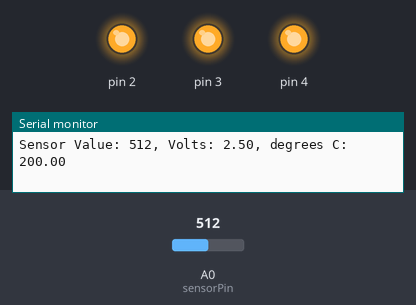
This sketch was run on a simulated Arduino Uno, built with avr-gcc and run on an emulated ATmega328P. On the bench: output pins drawn as LEDs (lit = HIGH), the last lines printed to the serial monitor. The test bench sets the inputs (shaded band); at power-on: A0 (sensorPin) = 512.

Above: at 1.8 s.
1.9 s: A0 (sensorPin) set to 144
3.4 s: A0 (sensorPin) set to 133
At 4.8 s:
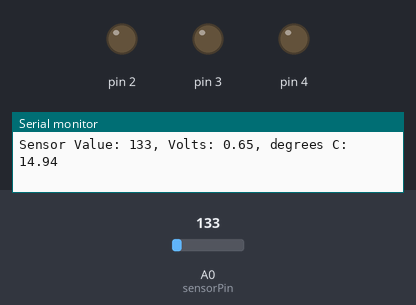
5.5 s: A0 (sensorPin) set to 306
At 6.4 s:
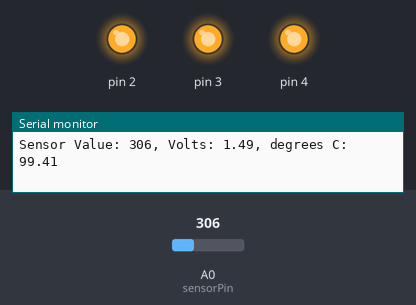
7.5 s: A0 (sensorPin) set to 122
At 9.2 s:
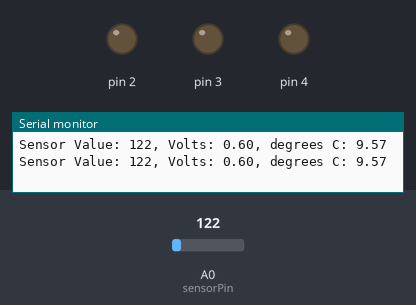
Timing chart, 0 to 10.5 s (numbered marks = the images above; inputs shaded):
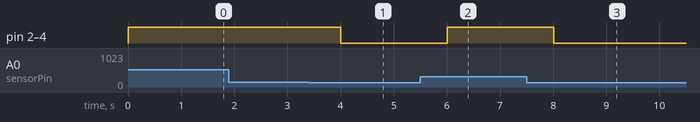

Measured:
- the behaviour switches between 144 and 143 on A0 (sensorPin) (found by bisection; images 0 and 1)
- after the input at 3.4 s, pin 2–4: HIGH → LOW after 0.61 s
- after the input at 5.5 s, pin 2–4: LOW → HIGH after 0.51 s
- after the input at 7.5 s, pin 2–4: HIGH → LOW after 0.51 s

The sketch:

03Love-O-Meter.ino
```cpp
const int sensorPin = A0;
const float baselineTemp = 20.0;

void setup (){
    Serial.begin(9600);
    for(int pinNumber = 2; pinNumber < 5; pinNumber++){
        pinMode(pinNumber, OUTPUT);
        digitalWrite(pinNumber, LOW);
    }
}

void loop(){
    int sensorVal = analogRead(sensorPin);
    Serial.print("Sensor Value: " );
    Serial.print(sensorVal);

    float voltage = (sensorVal/1024.0) * 5.0;
    Serial.print(", Volts: ");
    Serial.print(voltage);

    float temp = (voltage - .5) * 100;
    Serial.print(", degrees C: ");
    Serial.println(temp);

    if(temp < baselineTemp){
        digitalWrite(2, LOW);
        digitalWrite(3, LOW);
        digitalWrite(4, LOW);
    } else if (temp >= baselineTemp+2 && temp < baselineTemp+4) {
        digitalWrite(2, HIGH);
        digitalWrite(3, LOW);
        digitalWrite(4, LOW);
    } else if (temp >= baselineTemp+4 && temp < baselineTemp+6) {
        digitalWrite(2, HIGH);
        digitalWrite(3, HIGH);
        digitalWrite(4, LOW);
    } else if(temp >= baselineTemp+6){
        digitalWrite(2, HIGH);
        digitalWrite(3, HIGH);
        digitalWrite(4, HIGH);
    }
    delay(1000);
}
```
